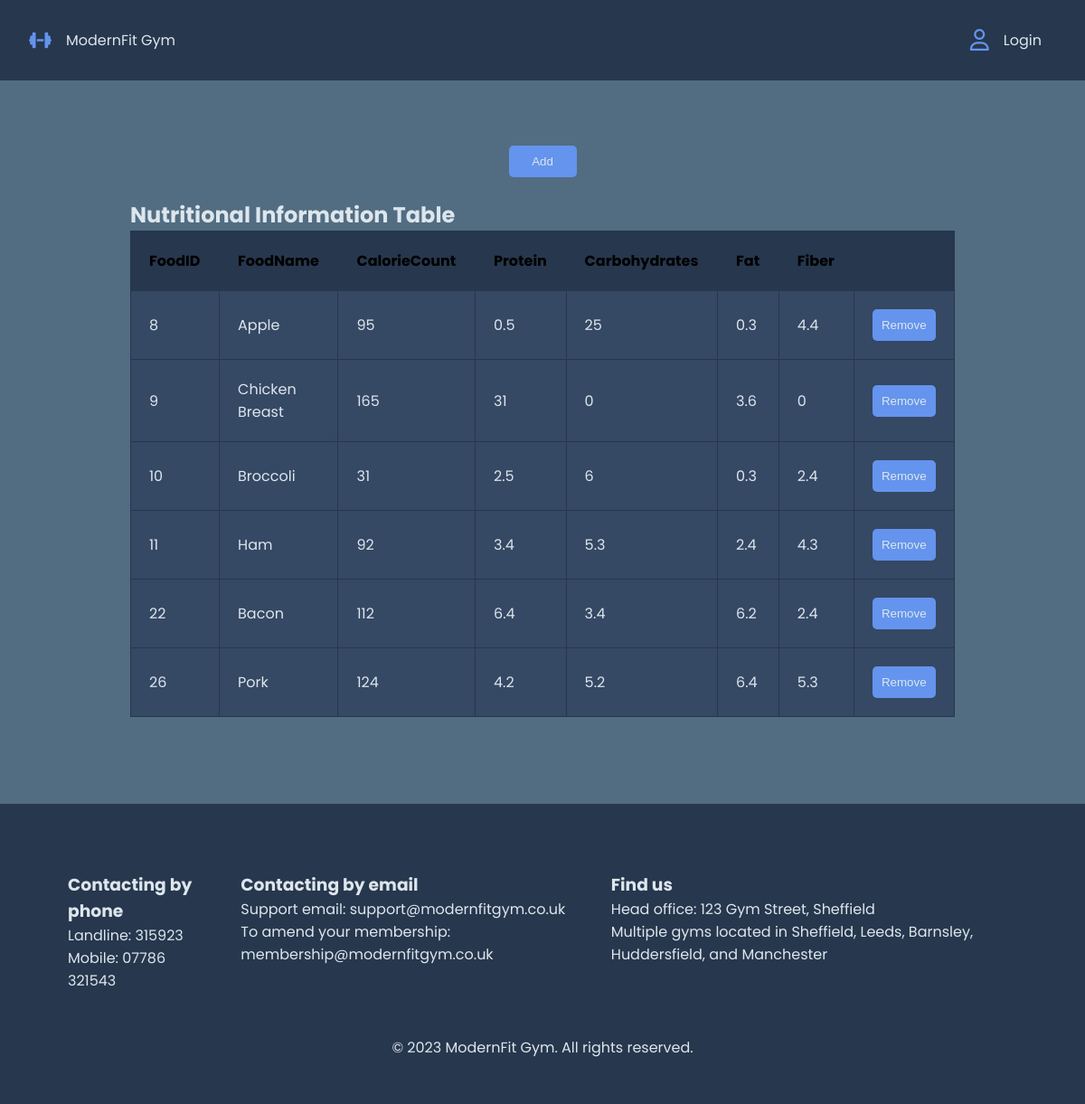
Screenshot of /nutritional-information.php with the database file from the repository.
### tables this page shows
CREATE TABLE `nutritionalinformation` (
  `FoodID` int(11) NOT NULL,
  `FoodName` varchar(255) DEFAULT NULL,
  `CalorieCount` int(11) DEFAULT NULL,
  `Protein` float DEFAULT NULL,
  `Carbohydrates` float DEFAULT NULL,
  `Fat` float DEFAULT NULL,
  `Fiber` float DEFAULT NULL
);

### nutritional-information.php (the view)
<?php
include("includes/views/header.php");
include("includes/config.php");
?>
<div class="main-container column">
    <?php
        $userRole = $_SESSION['userRole'];
        if ($userRole !== 'member') {
            echo "<div style='width:75px;'>";
            echo "<a href='add-nutrition-page.php'><button class='nutrion-table-btn' type='button' onclick='showAddForm()'>Add</button></a>";
            echo "</div>";
        }
    ?>
    <div class="nutrition-table">
        <h2>Nutritional Information Table</h2>
        <table>
            <thead>
                <tr>
                    <th>FoodID</th>
                    <th>FoodName</th>
                    <th>CalorieCount</th>
                    <th>Protein</th>
                    <th>Carbohydrates</th>
                    <th>Fat</th>
                    <th>Fiber</th>
                    <?php
                        if ($userRole !== 'member') {
                            echo "<th></th>";
                        }
                    ?>
                </tr>
            </thead>
            <tbody>
                <?php
                    $sql = "SELECT * FROM nutritionalinformation";
                    $result = mysqli_query($con, $sql);
                    if (mysqli_num_rows($result) > 0) {
                        while ($row = mysqli_fetch_assoc($result)) {
                            echo "<tr>";
                            echo "<td>" . $row["FoodID"] . "</td>";
                            echo "<td>" . $row["FoodName"] . "</td>";
                            echo "<td>" . $row["CalorieCount"] . "</td>";
                            echo "<td>" . $row["Protein"] . "</td>";
                            echo "<td>" . $row["Carbohydrates"] . "</td>";
                            echo "<td>" . $row["Fat"] . "</td>";
                            echo "<td>" . $row["Fiber"] . "</td>";
                            $userRole = $_SESSION['userRole'];
                            if ($userRole !== 'member') {
                                    echo "<td>
                                    <form method='post' action='includes/remove-nutrition.php''>
                                    <input type='hidden' name='removeFoodID' value='" . $row["FoodID"] . "'>
                                    <button class='nutrion-table-btn' type='submit' name='removeNutritionalInfo'>Remove</button>
                                    </form>
                                    </td>";
                            }
                            echo "</tr>";
                        }
                    } else {
                        echo "<tr><td colspan='8'>No data available</td></tr>";
                    }
                ?>
            </tbody>
        </table>
    </div>
</div>
<?php include("includes/views/footer.php"); ?>

### css/style.css (style rules this page uses)
* { margin: 0; padding: 0; box-sizing: border-box; }
body { height: 100vh; font-size: 16px; font-family: "Poppins", sans-serif; color: #dde6ed; }
.main-container { display: flex; justify-content: center; align-items: center; width: 100%; min-height: 100%; background-color: #526d82; }
.column { display: flex; flex-direction: column; }

### css/table.css (style rules this page uses)
.nutrition-table { display: flex; flex-direction: column; padding: 1.5rem; width: 80%; }
.nutrition-table table { border-collapse: collapse; }
.nutrition-table th, .nutrition-table td { padding: 20px; background-color: #354864; border: 1px solid #27374d; text-align: left; width: 5%; }
.nutrition-table th { background-color: #27374d; }
.nutrion-table-btn { width: 100%; padding: 10px; border: none; border-radius: 5px; color: #dde6ed; background-color: #6494ed; cursor: pointer; }

### css/schedule.css (style rules this page uses)
th, td { padding: 12px; text-align: left; border-bottom: 1px solid #ddd; }
th { background-color: #f2f2f2; color: #000000; }

### rows the page displays
nutritionalinformation: FoodID "8", FoodName "Apple", CalorieCount "95", Protein "0.5", Carbohydrates "25", Fat "0.3", Fiber "4.4"
nutritionalinformation: FoodID "9", FoodName "Chicken Breast", CalorieCount "165", Protein "31", Carbohydrates "0", Fat "3.6", Fiber "0"
nutritionalinformation: FoodID "10", FoodName "Broccoli", CalorieCount "31", Protein "2.5", Carbohydrates "6", Fat "0.3", Fiber "2.4"
nutritionalinformation: FoodID "11", FoodName "Ham", CalorieCount "92", Protein "3.4", Carbohydrates "5.3", Fat "2.4", Fiber "4.3"
nutritionalinformation: FoodID "22", FoodName "Bacon", CalorieCount "112", Protein "6.4", Carbohydrates "3.4", Fat "6.2", Fiber "2.4"
nutritionalinformation: FoodID "26", FoodName "Pork", CalorieCount "124", Protein "4.2", Carbohydrates "5.2", Fat "6.4", Fiber "5.3"
